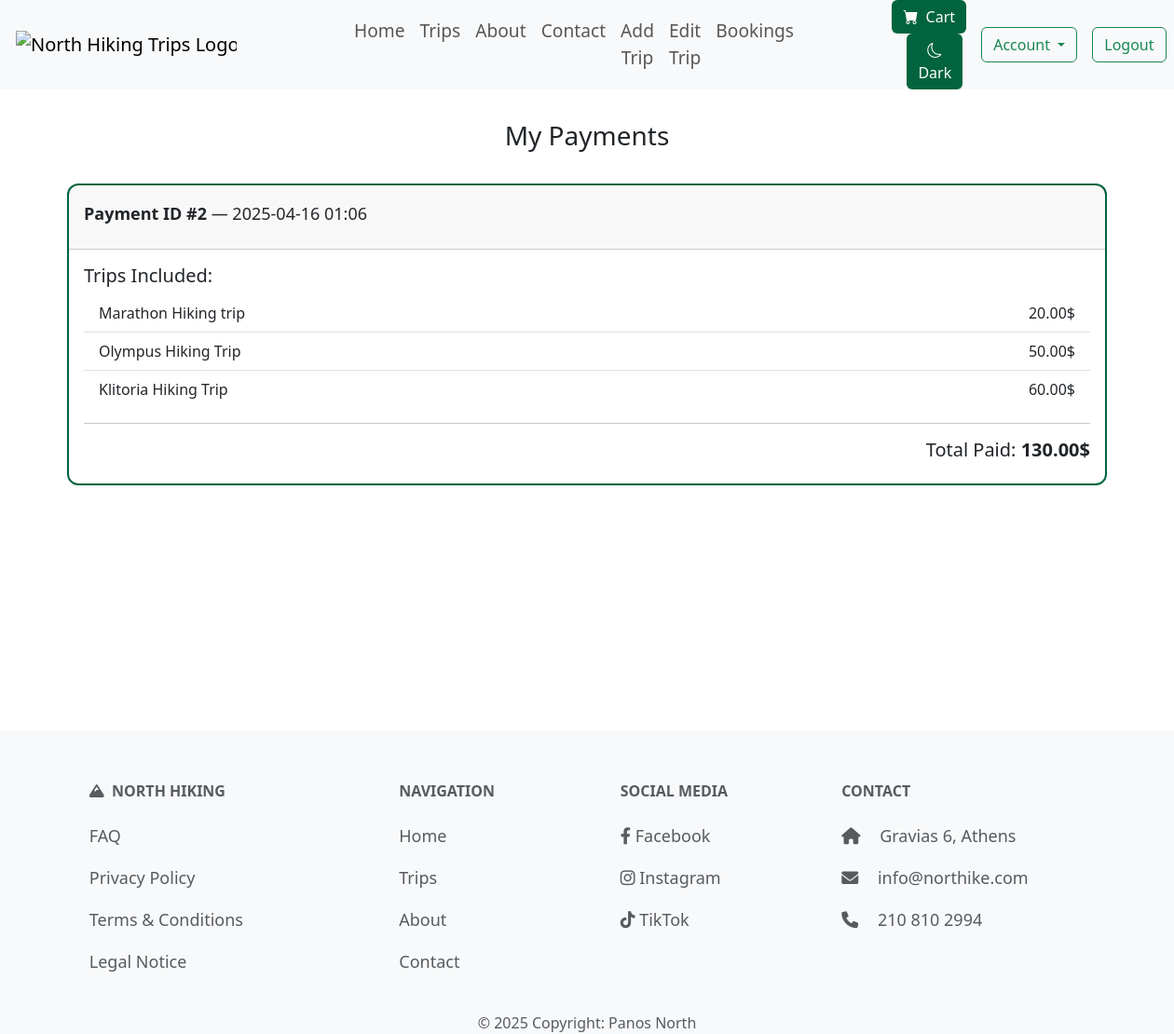
The app's page /users/my-payments/ (signed in) with its own data.
### trips/models.py (models this page shows, shortened)
class Payment(models.Model):
    order = models.OneToOneField(Order, on_delete=models.CASCADE, related_name='payment')
    amount = models.DecimalField(max_digits=8, decimal_places=2)
    payment_date = models.DateTimeField(auto_now_add=True)

class Booking(models.Model):
    trip = models.ForeignKey(Trip, on_delete=models.CASCADE, related_name='booked_trips')
    user = models.ForeignKey(User, on_delete=models.CASCADE, related_name='user_bookings')
    order = models.ForeignKey('Order', on_delete=models.CASCADE, related_name='bookings', null=True, blank=True)
    booking_date = models.DateTimeField(auto_now_add=True)

class Trip(models.Model):
    DIFFICULTY_LEVELS = [
        ('Easy', 'Easy'),
        ('Moderate', 'Moderate'),
        ('Hard', 'Hard'),
        ('Extreme', 'Extreme')
    ]
    TERRAIN_TYPES = [
        ('Forest', 'Forest'),
        ('Mountain', 'Mountain'),
        ('Beach', 'Beach'),
        ('Urban', 'Urban'),
    ]
    title = models.CharField(max_length=60, unique=True)
    location = models.CharField(max_length=40)
    difficulty = models.CharField(max_length=10, choices=DIFFICULTY_LEVELS)
    distance = models.DecimalField(max_digits=5, decimal_places=1, validators=[MinValueValidator(0), MaxValueValidator(1000000)])
    terrain = models.CharField(max_length=20, choices=TERRAIN_TYPES)
    price = models.DecimalField(max_digits=8, decimal_places=2, validators=[MinValueValidator(0)])
    start_date = models.DateField(validators=[validate_future_date])
    end_date = models.DateField(validators=[validate_future_date])
    altitude_difference = models.PositiveIntegerField(validators=[MinValueValidator(1)])
    hiking_duration = models.PositiveIntegerField(validators=[MinValueValidator(1)])
    max_participants = models.PositiveIntegerField(validators=[MinValueValidator(1), MaxValueValidator(99)])
    description = models.TextField(max_length=500)
    image = models.ImageField(default='default.png', blank=True, null=True)
    guide = models.ForeignKey('Guide', on_delete=models.SET_NULL, null=True, blank=True, related_name='trip_guides'
    )
    slug = models.SlugField(unique=True, null=True, blank=True, editable=False)

### users/views.py (the view)
# urls.py: path('my-payments/', views.my_payments, name='my-payments'),
@login_required
def my_payments(request):
    payments = Payment.objects.filter(order__user=request.user).select_related('order').prefetch_related('order__bookings__trip')
    return render(request, 'users/my_payments.html', {'payments': payments})

### trips/context_processors.py (called while the page is built)
def cart_item_count(request):
    if request.user.is_authenticated:
        count = CartItem.objects.filter(user=request.user).count()
        return {'cart_item_count': count}
    return {'cart_item_count': 0}

### users/templates/users/my_payments.html (shortened to what this page needs)
{% extends "layout.html" %}
{% load static %}
{% block content %}
<div class="short-layout-body">
<section class="container short-layout-wrapper">
    <h2 class="normal_title">My Payments</h2>
    {% if payments %}
        {% for payment in payments %}
            <div class="card mb-4 custom-card">
                <div class="card-header">
                    <p class="mt-2"><strong>Payment ID #{{ payment.id }}</strong> — {{ payment.payment_date|date:"Y-m-d H:i" }}</p>
                </div>
                <div class="card-body">
                    <h5 class="card-title">Trips Included:</h5>
                    <ul class="list-group list-group-flush">
                        {% for booking in payment.order.bookings.all %}
                            <li class="list-group-item d-flex justify-content-between align-items-center">
                                {{ booking.trip.title }}
                                <span>{{ booking.trip.price }}$</span>
                            </li>
                        {% endfor %}
                    </ul>
                    <hr>
                    <h5 class="text-end">Total Paid: <strong>{{ payment.amount }}$</strong></h5>
                </div>
            </div>
        {% endfor %}
    {% else %}
        <p>You haven’t made any payments yet.</p>
    {% endif %}
</section>
</div>
{% endblock %}

### static/css/styles.css (style rules this page uses)
h2 { font-size: 28px; margin-bottom: 15px; }
p { font-size: 18px; line-height: 1.6; }
.normal_title { text-align: center; margin-top: 3%; margin-bottom: 3%; }
::placeholder { color: #6c757d; }
.short-layout-body { height: 100%; margin: 0; }
.short-layout-wrapper { min-height: 80vh; display: flex; flex-direction: column; }
.custom-card { border: 2px solid #01643e; border-radius: 0.75rem; }

### records on screen
Payment: id "2", payment_date "2025-04-16 01:06", amount "130.00"
Booking: trip "Marathon Hiking trip", trip.price "20.00"
Booking: trip "Olympus Hiking Trip", trip.price "50.00"
Booking: trip "Klitoria Hiking Trip", trip.price "60.00"
